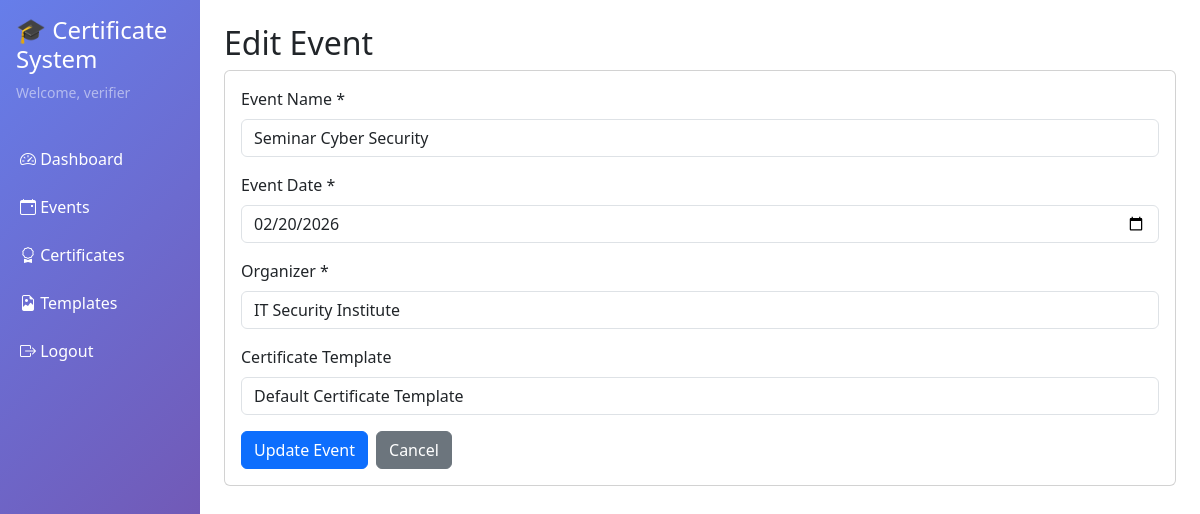
Screenshot of /admin/events/edit.php?id=2 (signed in) with the database file from the repository.
### tables this page shows
CREATE TABLE IF NOT EXISTS events (
    id INT PRIMARY KEY AUTO_INCREMENT,
    event_name VARCHAR(200) NOT NULL,
    event_date DATE NOT NULL,
    organizer VARCHAR(200) NOT NULL,
    template_id INT,
    created_by INT NOT NULL,
    created_at DATETIME NOT NULL DEFAULT CURRENT_TIMESTAMP,
    FOREIGN KEY (template_id) REFERENCES templates(id) ON DELETE SET NULL,
    FOREIGN KEY (created_by) REFERENCES users(id) ON DELETE RESTRICT,
    INDEX idx_event_name (event_name),
    INDEX idx_event_date (event_date),
    INDEX idx_created_by (created_by)
);

CREATE TABLE IF NOT EXISTS templates (
    id INT PRIMARY KEY AUTO_INCREMENT,
    template_name VARCHAR(100) NOT NULL,
    template_file VARCHAR(255) NOT NULL,
    layout_config TEXT,
    created_at DATETIME NOT NULL DEFAULT CURRENT_TIMESTAMP,
    INDEX idx_template_name (template_name)
);

### includes/security.php (called while the page is built, shortened)
<?php
function sanitize($data) {
    return htmlspecialchars(trim($data), ENT_QUOTES, 'UTF-8');
}

### admin/events/edit.php (the view, shortened to what this page needs)
<?php
require_once __DIR__ . '/../../includes/security.php';
$db = getDB();
$eventId = (int)$_GET['id'];
$stmt = $db->prepare("SELECT * FROM events WHERE id = ?");
$stmt->execute([$eventId]);
$event = $stmt->fetch();
$stmt = $db->query("SELECT id, template_name FROM templates ORDER BY template_name");
$templates = $stmt->fetchAll();
include __DIR__ . '/../_header.php';
?>
<h2>Edit Event</h2>
<div class="card">
    <div class="card-body">
        <form method="POST" action="">
            <div class="mb-3">
                <label for="event_name" class="form-label">Event Name *</label>
                <input type="text" class="form-control" id="event_name" name="event_name"
                       value="<?php echo sanitize($event['event_name']); ?>" required>
            </div>
            <div class="mb-3">
                <label for="event_date" class="form-label">Event Date *</label>
                <input type="date" class="form-control" id="event_date" name="event_date"
                       value="<?php echo $event['event_date']; ?>" required>
            </div>
            <div class="mb-3">
                <label for="organizer" class="form-label">Organizer *</label>
                <input type="text" class="form-control" id="organizer" name="organizer"
                       value="<?php echo sanitize($event['organizer']); ?>" required>
            </div>
            <div class="mb-3">
                <label for="template_id" class="form-label">Certificate Template</label>
                <select class="form-control" id="template_id" name="template_id">
                    <?php foreach ($templates as $template): ?>
                        <option value="<?php echo $template['id']; ?>"
                                <?php echo $event['template_id'] == $template['id'] ? 'selected' : ''; ?>>
                            <?php echo sanitize($template['template_name']); ?>
                        </option>
                    <?php endforeach; ?>
                </select>
            </div>
            <div class="d-flex gap-2">
                <button type="submit" class="btn btn-primary">Update Event</button>
                <a href="index.php" class="btn btn-secondary">Cancel</a>
            </div>
        </form>
    </div>
</div>
<?php include __DIR__ . '/../_footer.php'; ?>

### rows the page displays
events: event_name "Seminar Cyber Security", event_date "02/20/2026", organizer "IT Security Institute", template_id "Default Certificate Template"

### other values shown
getCurrentUsername() "verifier"
